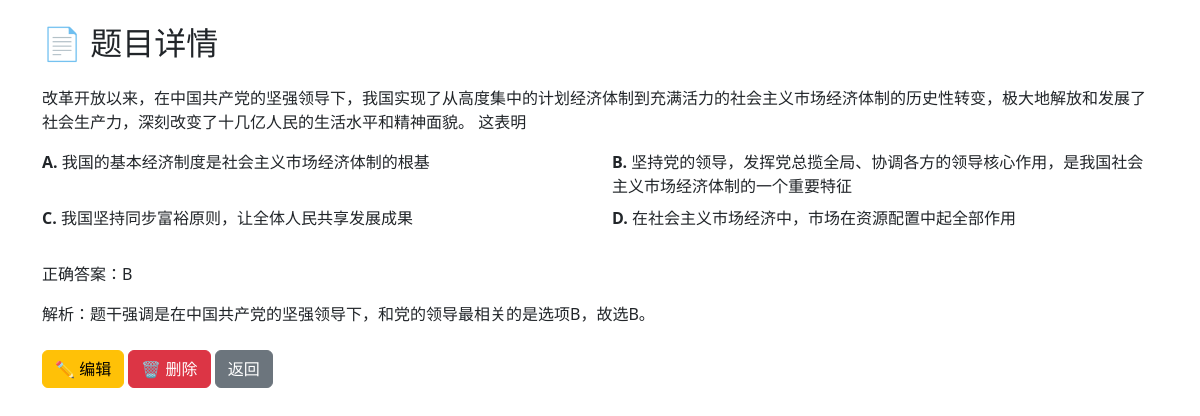
The page /question/5 on the database its author committed.
### tables this page shows
CREATE TABLE questions (
        id INTEGER PRIMARY KEY AUTOINCREMENT,
        question_type TEXT NOT NULL,  -- '选择题', '填空题', '问答题'
        material TEXT NOT NULL,       -- 材料部分
        question_text TEXT NOT NULL,  -- 设问
        option_a TEXT,  -- 选项A
        option_b TEXT,  -- 选项B
        option_c TEXT,  -- 选项C
        option_d TEXT,  -- 选项D
        correct_answer TEXT,  -- 正确答案
        analysis TEXT  -- 解析
    );

### app.py (the view)
@app.route('/question/<int:id>')
def view_question(id):
    conn = get_db_connection()
    question = conn.execute('SELECT * FROM questions WHERE id = ?', (id,)).fetchone()
    conn.close()
    if question is None:
        return "Question not found", 404
    return render_template('question_detail.html', question=question)

### app.py (called while the page is built)
def get_db_connection():
    conn = sqlite3.connect('sztweb.db')
    conn.row_factory = sqlite3.Row
    return conn

### templates/question_detail.html (shortened to what this page needs)
<!DOCTYPE html>
<html>
<head>
    <link href="https://cdn.jsdelivr.net/npm/bootstrap@5.3.0/dist/css/bootstrap.min.css" rel="stylesheet">
</head>
<body class="container mt-4">
    <h2 class="mb-4">📄 题目详情</h2>
    <div class="question-section">
        {{ question['material'] }}
        {{ question['question_text'] }}
    </div>
    {% if question['question_type'] == '选择题' %}
    <div class="row mt-2">
        <div class="col-md-6 option-item"><strong>A.</strong> {{ question['option_a'] }}</div>
        <div class="col-md-6 option-item"><strong>B.</strong> {{ question['option_b'] }}</div>
        <div class="col-md-6 option-item"><strong>C.</strong> {{ question['option_c'] }}</div>
        <div class="col-md-6 option-item"><strong>D.</strong> {{ question['option_d'] }}</div>
    </div>
    {% endif %}
    <div class="question-section mt-4">
        正确答案：{{ question['correct_answer'] }}
    </div>
    <div class="question-section">
        解析：{{ question['analysis'] }}
    </div>
    <div class="mt-4">
        <a href="/edit/{{ question['id'] }}" class="btn btn-warning">✏️ 编辑</a>
        <a href="/delete/{{ question['id'] }}" class="btn btn-danger"
           onclick="return confirm('确定要删除这道题吗？');">🗑️ 删除</a>
        <a href="/" class="btn btn-secondary">返回</a>
    </div>
</body>
</html>

### templates/question_detail.html (style rules this page uses)
.question-section { margin-bottom: 1rem; }
.option-item { margin-bottom: 0.5rem; }

### rows shown on the page
questions: material "改革开放以来，在中国共产党的坚强领导下，我国实现了从高度集中的计划经济体制到充满活力的社会主义市场经济体制的历史性转变，极大地解放和发展了社会生产力，深刻改变了十几亿人民的生活水平和精神面貌。", question_text "这表明", option_a "我国的基本经济制度是社会主义市场经济体制的根基", option_b "坚持党的领导，发挥党总揽全局、协调各方的领导核心作用，是我国社会主义市场经济体制的一个重要特征", option_c "我国坚持同步富裕原则，让全体人民共享发展成果", option_d "在社会主义市场经济中，市场在资源配置中起全部作用", correct_answer "B", analysis "题干强调是在中国共产党的坚强领导下，和党的领导最相关的是选项B，故选B。"
